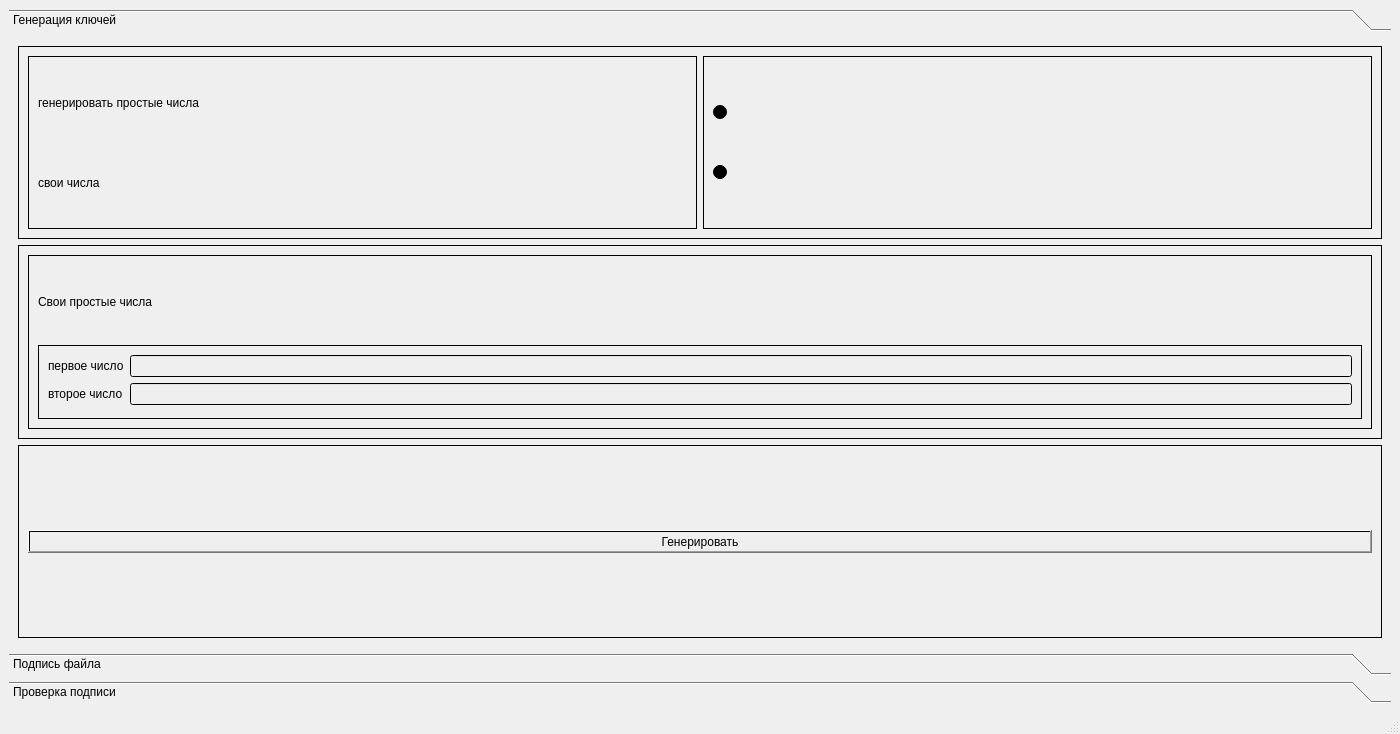
<?xml version="1.0" encoding="UTF-8"?>
<ui version="4.0">
 <class>MainWindow</class>
 <widget class="QMainWindow" name="MainWindow">
  <property name="geometry">
   <rect>
    <x>0</x>
    <y>0</y>
    <width>1400</width>
    <height>734</height>
   </rect>
  </property>
  <property name="minimumSize">
   <size>
    <width>1400</width>
    <height>734</height>
   </size>
  </property>
  <property name="maximumSize">
   <size>
    <width>1400</width>
    <height>734</height>
   </size>
  </property>
  <property name="windowTitle">
   <string>MainWindow</string>
  </property>
  <widget class="QWidget" name="centralwidget">
   <layout class="QVBoxLayout" name="verticalLayout">
    <item>
     <widget class="QToolBox" name="toolBox">
      <property name="styleSheet">
       <string notr="true">background-color: qradialgradient(spread:pad, cx:0.5, cy:0.5, radius:0.5, fx:0.5, fy:0.5, stop:0 rgba(255, 255, 255, 0));</string>
      </property>
      <property name="currentIndex">
       <number>0</number>
      </property>
      <widget class="QWidget" name="generetion_key_page">
       <property name="geometry">
        <rect>
         <x>0</x>
         <y>0</y>
         <width>1388</width>
         <height>620</height>
        </rect>
       </property>
       <attribute name="label">
        <string>Генерация ключей</string>
       </attribute>
       <layout class="QVBoxLayout" name="verticalLayout_2">
        <item>
         <widget class="QFrame" name="frame_radio">
          <property name="frameShape">
           <enum>QFrame::StyledPanel</enum>
          </property>
          <property name="frameShadow">
           <enum>QFrame::Raised</enum>
          </property>
          <layout class="QHBoxLayout" name="horizontalLayout">
           <item>
            <widget class="QFrame" name="frame_4">
             <property name="frameShape">
              <enum>QFrame::StyledPanel</enum>
             </property>
             <property name="frameShadow">
              <enum>QFrame::Raised</enum>
             </property>
             <layout class="QVBoxLayout" name="verticalLayout_4">
              <item>
               <widget class="QLabel" name="label_radio_1">
                <property name="text">
                 <string>генерировать простые числа</string>
                </property>
               </widget>
              </item>
              <item>
               <widget class="QLabel" name="label_radio_2">
                <property name="text">
                 <string>свои числа</string>
                </property>
               </widget>
              </item>
             </layout>
            </widget>
           </item>
           <item>
            <widget class="QFrame" name="frame_5">
             <property name="frameShape">
              <enum>QFrame::StyledPanel</enum>
             </property>
             <property name="frameShadow">
              <enum>QFrame::Raised</enum>
             </property>
             <layout class="QVBoxLayout" name="verticalLayout_5">
              <item>
               <widget class="QRadioButton" name="my_prime">
                <property name="text">
                 <string/>
                </property>
               </widget>
              </item>
              <item>
               <widget class="QRadioButton" name="user_prime">
                <property name="text">
                 <string/>
                </property>
               </widget>
              </item>
             </layout>
            </widget>
           </item>
          </layout>
         </widget>
        </item>
        <item>
         <widget class="QFrame" name="frame_2">
          <property name="frameShape">
           <enum>QFrame::StyledPanel</enum>
          </property>
          <property name="frameShadow">
           <enum>QFrame::Raised</enum>
          </property>
          <layout class="QVBoxLayout" name="verticalLayout_6">
           <item>
            <widget class="QFrame" name="frame_label_your_primes">
             <property name="frameShape">
              <enum>QFrame::StyledPanel</enum>
             </property>
             <property name="frameShadow">
              <enum>QFrame::Raised</enum>
             </property>
             <layout class="QVBoxLayout" name="verticalLayout_11">
              <item>
               <widget class="QLabel" name="label_window_your_primes">
                <property name="text">
                 <string>Свои простые числа</string>
                </property>
               </widget>
              </item>
              <item>
               <widget class="QFrame" name="frame_input_primes">
                <property name="frameShape">
                 <enum>QFrame::StyledPanel</enum>
                </property>
                <property name="frameShadow">
                 <enum>QFrame::Raised</enum>
                </property>
                <layout class="QFormLayout" name="formLayout">
                 <item row="0" column="0">
                  <widget class="QLabel" name="label_first_number">
                   <property name="text">
                    <string>первое число</string>
                   </property>
                  </widget>
                 </item>
                 <item row="0" column="1">
                  <widget class="QLineEdit" name="line_input_first_prime"/>
                 </item>
                 <item row="1" column="0">
                  <widget class="QLabel" name="label_second_number">
                   <property name="text">
                    <string>второе число</string>
                   </property>
                  </widget>
                 </item>
                 <item row="1" column="1">
                  <widget class="QLineEdit" name="line_input_second_prime"/>
                 </item>
                </layout>
               </widget>
              </item>
             </layout>
            </widget>
           </item>
          </layout>
         </widget>
        </item>
        <item>
         <widget class="QFrame" name="frame_button_input_primes">
          <property name="frameShape">
           <enum>QFrame::StyledPanel</enum>
          </property>
          <property name="frameShadow">
           <enum>QFrame::Raised</enum>
          </property>
          <layout class="QVBoxLayout" name="verticalLayout_3">
           <item>
            <widget class="QPushButton" name="Button_key_generation">
             <property name="text">
              <string>Генерировать</string>
             </property>
            </widget>
           </item>
          </layout>
         </widget>
        </item>
       </layout>
      </widget>
      <widget class="QWidget" name="signarute_frame">
       <property name="geometry">
        <rect>
         <x>0</x>
         <y>0</y>
         <width>1388</width>
         <height>620</height>
        </rect>
       </property>
       <attribute name="label">
        <string>Подпись файла</string>
       </attribute>
       <layout class="QVBoxLayout" name="verticalLayout_7">
        <item>
         <widget class="QFrame" name="frame_input_patch_file">
          <property name="frameShape">
           <enum>QFrame::StyledPanel</enum>
          </property>
          <property name="frameShadow">
           <enum>QFrame::Raised</enum>
          </property>
          <layout class="QVBoxLayout" name="verticalLayout_8">
           <item>
            <widget class="QFrame" name="frame_input_open_file">
             <property name="frameShape">
              <enum>QFrame::StyledPanel</enum>
             </property>
             <property name="frameShadow">
              <enum>QFrame::Raised</enum>
             </property>
             <layout class="QHBoxLayout" name="horizontalLayout_5">
              <item>
               <widget class="QLabel" name="label_path_open_key">
                <property name="text">
                 <string>Файл с открытым ключём</string>
                </property>
               </widget>
              </item>
              <item>
               <widget class="QLineEdit" name="line_path_open_key"/>
              </item>
             </layout>
            </widget>
           </item>
           <item>
            <widget class="QFrame" name="frame_input_text_file">
             <property name="frameShape">
              <enum>QFrame::StyledPanel</enum>
             </property>
             <property name="frameShadow">
              <enum>QFrame::Raised</enum>
             </property>
             <layout class="QHBoxLayout" name="horizontalLayout_4">
              <item>
               <widget class="QLabel" name="label_path_text">
                <property name="text">
                 <string>Файл с текстом               </string>
                </property>
               </widget>
              </item>
              <item>
               <widget class="QLineEdit" name="line_path_text_key"/>
              </item>
             </layout>
            </widget>
           </item>
          </layout>
         </widget>
        </item>
        <item>
         <widget class="QFrame" name="frame_button_signature">
          <property name="frameShape">
           <enum>QFrame::StyledPanel</enum>
          </property>
          <property name="frameShadow">
           <enum>QFrame::Raised</enum>
          </property>
          <layout class="QHBoxLayout" name="horizontalLayout_6">
           <item>
            <widget class="QPushButton" name="button_signature">
             <property name="text">
              <string>Подписать</string>
             </property>
            </widget>
           </item>
          </layout>
         </widget>
        </item>
       </layout>
      </widget>
      <widget class="QWidget" name="signature_check_page">
       <attribute name="label">
        <string>Проверка подписи</string>
       </attribute>
       <layout class="QVBoxLayout" name="verticalLayout_9">
        <item>
         <widget class="QFrame" name="frame_input_check_file">
          <property name="frameShape">
           <enum>QFrame::StyledPanel</enum>
          </property>
          <property name="frameShadow">
           <enum>QFrame::Raised</enum>
          </property>
          <layout class="QVBoxLayout" name="verticalLayout_10">
           <item>
            <widget class="QFrame" name="frame_input_close_key_file">
             <property name="frameShape">
              <enum>QFrame::StyledPanel</enum>
             </property>
             <property name="frameShadow">
              <enum>QFrame::Raised</enum>
             </property>
             <layout class="QHBoxLayout" name="horizontalLayout_7">
              <item>
               <widget class="QLabel" name="label_path_close_key">
                <property name="text">
                 <string>Файл с закрытым ключом      </string>
                </property>
               </widget>
              </item>
              <item>
               <widget class="QLineEdit" name="line_path_close_key"/>
              </item>
             </layout>
            </widget>
           </item>
           <item>
            <widget class="QFrame" name="frame_input_signature_check_file">
             <property name="frameShape">
              <enum>QFrame::StyledPanel</enum>
             </property>
             <property name="frameShadow">
              <enum>QFrame::Raised</enum>
             </property>
             <layout class="QHBoxLayout" name="horizontalLayout_8">
              <item>
               <widget class="QLabel" name="path_labe_signature_check">
                <property name="text">
                 <string>Файл с подписанным текстом</string>
                </property>
               </widget>
              </item>
              <item>
               <widget class="QLineEdit" name="line_path_signature_check"/>
              </item>
             </layout>
            </widget>
           </item>
          </layout>
         </widget>
        </item>
        <item>
         <widget class="QFrame" name="frame_button_signature_check">
          <property name="frameShape">
           <enum>QFrame::StyledPanel</enum>
          </property>
          <property name="frameShadow">
           <enum>QFrame::Raised</enum>
          </property>
          <layout class="QHBoxLayout" name="horizontalLayout_9">
           <item>
            <widget class="QPushButton" name="button_check_signature">
             <property name="text">
              <string>проверка</string>
             </property>
            </widget>
           </item>
          </layout>
         </widget>
        </item>
       </layout>
      </widget>
     </widget>
    </item>
   </layout>
  </widget>
  <widget class="QMenuBar" name="menubar">
   <property name="geometry">
    <rect>
     <x>0</x>
     <y>0</y>
     <width>1400</width>
     <height>18</height>
    </rect>
   </property>
  </widget>
  <widget class="QStatusBar" name="statusbar"/>
 </widget>
 <resources/>
 <connections/>
</ui>
